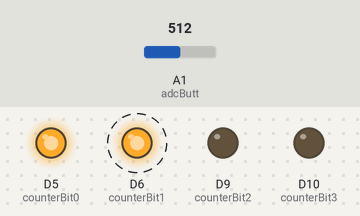
Bench run of a sketch on a simulated nRF52 board. Shown: output pins drawn as LEDs (lit = HIGH). Dashed ring = blinking. Inputs (shaded band) come from the test bench; at power-on: A1 (adcButt) = 512. What the sketch prints to the serial monitor is not drawn.

Above: at 0.16 s.
Timing chart, 0 to 3.0 s (numbered marks = the images above):
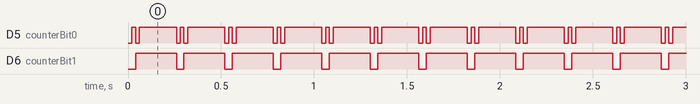

Measured:
- by itself, D5 (counterBit0): repeats every 0.26 s: LOW 0.02 s, HIGH 0.20 s, LOW 0.02 s, HIGH 0.02 s
- by itself, D6 (counterBit1): alternates HIGH for 0.22 s and LOW for 0.04 s

The sketch:

arduino.ino
```cpp
// This script sends 4 sensor readings over serial. Meant for posture analyzer with 4 sensors at butt
#include <bluefruit.h>

#define adcButt A1 // The analog pin we use to read the 4 butt sensors

#define counterBit0 5// pin of First bit of the mux counter
#define counterBit1 6// pin of Second bit of the mux counter
#define counterBit2 9// pin of Third bit of the mux counter
#define counterBit3 10// pin of Fourth bit of the mux counter

#define waitTime 20

uint8_t counterPins[4] = {counterBit0, counterBit1, counterBit2, counterBit3};

uint16_t buttReadings[4] = {0, 0, 0, 0}; // caches back readings

void setup() {
  // put your setup code here, to run once:
  pinMode(counterBit0, OUTPUT); // Pinmode declaration
  pinMode(counterBit1, OUTPUT); // Pinmode declaration
  pinMode(counterBit2, OUTPUT); // Pinmode declaration
  pinMode(counterBit3, OUTPUT); // Pinmode declaration

  Serial.begin(9600);
  Serial.println("Serial started!");

}

void loop() {
  // put your main code here, to run repeatedly:
  ReadAllSensors();
  SendAllSensorData();
}

void ReadAllSensors() // Reads all sensors
{
  for (int i = 0; i < 4; i++) // loops through 9 times, each time it reads from one butt sensor and one back sensor
  {
    SetBitPins(i); // sets the 4 bit pins that controls the mux
    buttReadings[i] = analogRead(adcButt); // reads and saves the sensor reading
    delay(waitTime);
  }
}

void SetBitPins(uint8_t counterNumber) //Sets the 4 mux controller pins to the binary representation of the number that is input into this method
{
  int pinState = 0; // caches the state of the pin
  for (int i = 0; i < 4; i++)
  {
    pinState = bitRead(counterNumber, i); // Extracts the bit at position i from counterNumber
    digitalWrite(counterPins[i], pinState); // takes the MUX counter pin and sets the pin state
  }
}

void SendAllSensorData() // packages the buttReadings array and backReadings array into a single array and sends it over bluetooth
{
  for (int i = 0 ; i < 4; i++)
  {
    //Serial.print(i+1);
    //Serial.print(": ");
    Serial.println(buttReadings[i]);
    delay(waitTime);
  }
  Serial.println("N");
  delay(100);
}
```
